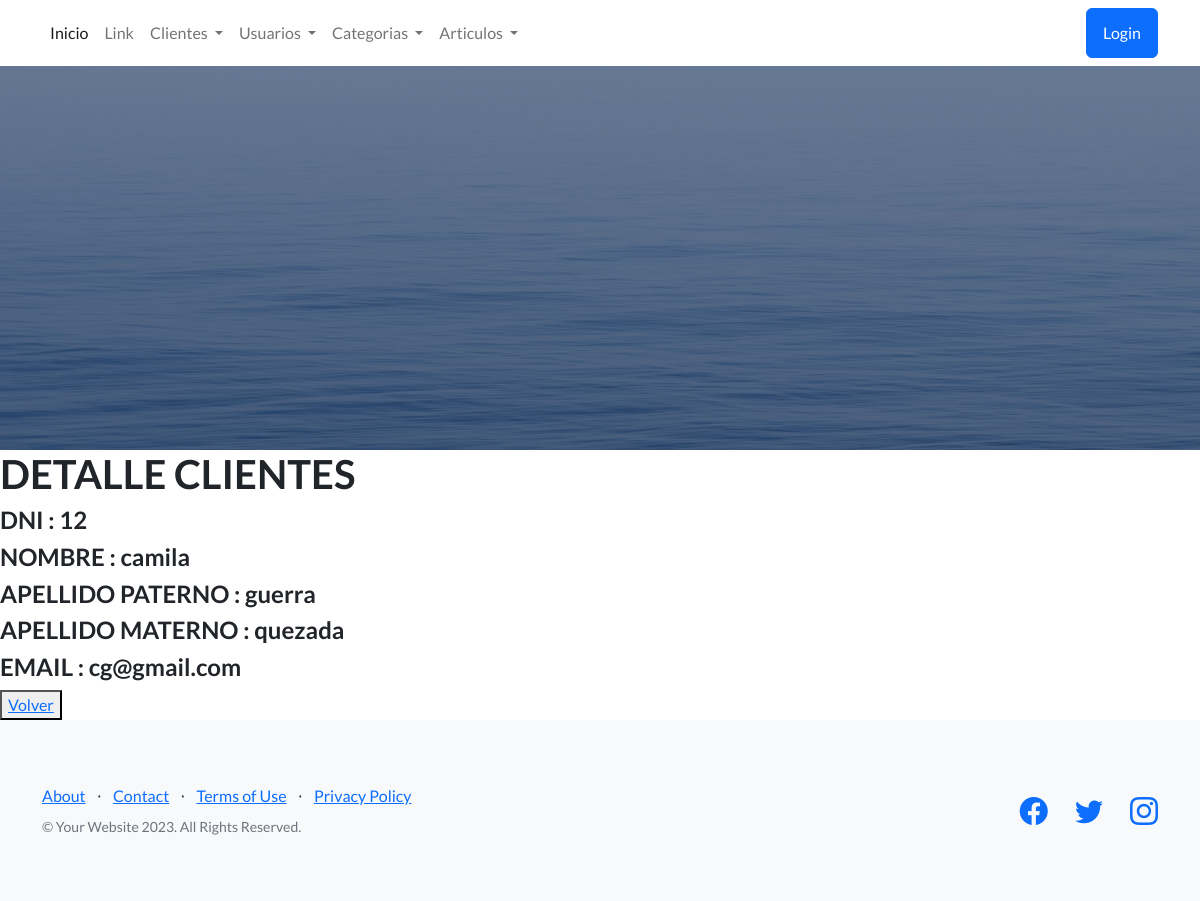
The app's page /app-coder/DetalleClientes/3/, older data.
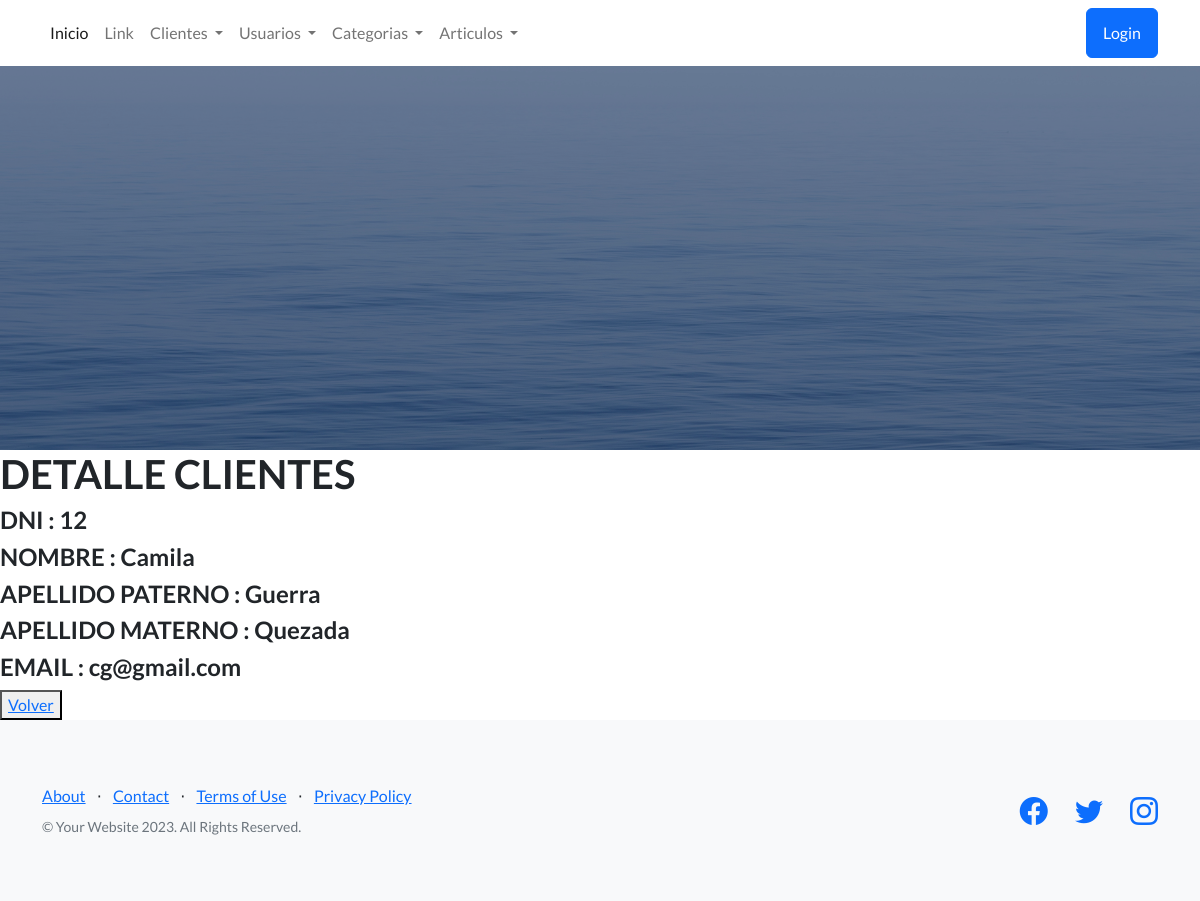
The same page, newer data.
### AppCoder/models.py (models this page shows, shortened)
class Clientes(models.Model):
    dni = models.CharField(max_length=9,null=False,blank=False)
    nombre = models.CharField(max_length=40,null=False,blank=False)
    apellidoPaterno = models.CharField(max_length=40)
    apellidoMaterno = models.CharField(max_length=40)
    email = models.EmailField()
    user = models.OneToOneField(User, on_delete=models.CASCADE)

### AppCoder/views.py (the view)
# urls.py: path('DetalleClientes/<pk>/', ClienteDetail.as_view(), name="DetalleClientes"),
class ClienteDetail(DetailView):
    model = Clientes
    template_name = "cliente_detail.html"
    context_object_name = "cliente"

### AppCoder/templates/cliente_detail.html
{% extends 'inicio.html' %}
{% block contenidoQuecambia %}
    <h1>DETALLE CLIENTES</h1>
    <h4>DNI              : {{cliente.dni}}</h4>
    <h4>NOMBRE           : {{cliente.nombre}}</h4>
    <h4>APELLIDO PATERNO : {{cliente.apellidoPaterno}}</h4>
    <h4>APELLIDO MATERNO : {{cliente.apellidoMaterno}}</h4>
    <h4>EMAIL            : {{cliente.email}}</h4>
    <button>
        <a href="{% url 'ListarClientes' %}" > Volver </a>
    </button>
{% endblock contenidoQuecambia %}

Row changes from the older to the newer data that the page shows:
changed Clientes "cg@gmail.com": nombre "camila" → "Camila"; apellidoPaterno "guerra" → "Guerra"; apellidoMaterno "quezada" → "Quezada"
